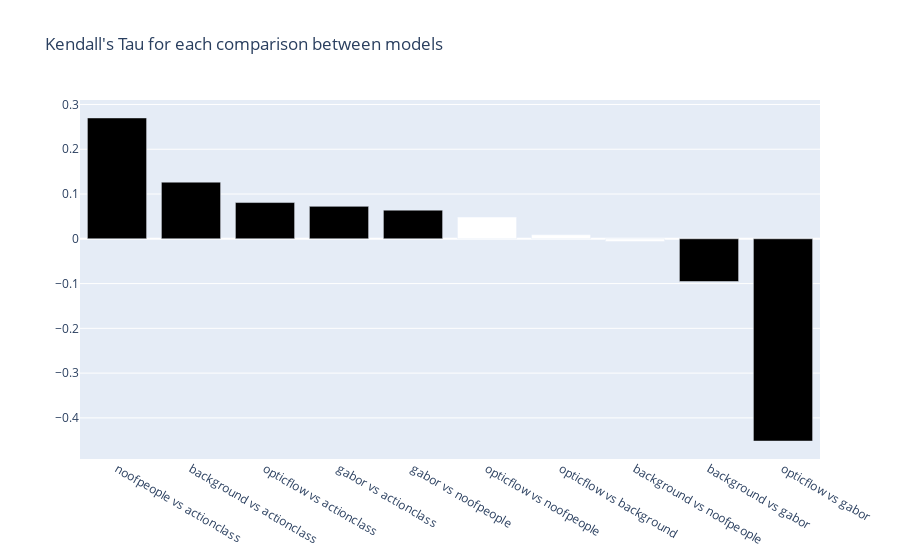

Write notebook code for a chart like this one.
### Code cell
import pandas as pd
import numpy as np
from scipy.spatial.distance import squareform
from scipy.stats import kendalltau
import plotly.graph_objects as go

# Initialize a DataFrame to store the results
df = pd.DataFrame(columns=['Comparison', 'Kendall\'s Tau', 'p-value'])

# Function to get the upper triangular part of a matrix
def get_upper_triangular(matrix):
    return squareform(matrix, checks=False)

# Calculate Kendall's Tau for each comparison
for i in range(len(models)):
    for j in range(i+1, len(models)):
        model1, model1_name = models[i], model_names[i]
        model2, model2_name = models[j], model_names[j]
        tau, p_value = kendalltau(get_upper_triangular(model1), get_upper_triangular(model2))
        df = df.append({
            'Comparison': f'{model1_name} vs {model2_name}',
            'Kendall\'s Tau': tau,
            'p-value': p_value
        }, ignore_index=True)

df = df.sort_values('Kendall\'s Tau', ascending=False)

fig = go.Figure(data=[
    go.Bar(
        name='Kendall\'s Tau',
        x=df['Comparison'],
        y=df['Kendall\'s Tau'],
        hovertext=df['p-value'].apply(lambda p: f"p-value: {'<0.001' if p < 0.001 else ('<0.01' if p < 0.01 else f'{p:.2f}')}")
,
        marker_color=df['p-value'].apply(lambda p: 'black' if p < 0.01 else 'white')
    )
])

fig.update_layout(barmode='group', title_text='Kendall\'s Tau for each comparison between models')

fig.show()

### Figure 1 — Plotly figure (JSON) as saved in the notebook; plotly's stock layout.template omitted (floating-point values rounded to 4 significant figures)
{"data": [{"hovertext": ["p-value: <0.001", "p-value: <0.001", "p-value: <0.001", "p-value: <0.001", "p-value: <0.01", "p-value: 0.02", "p-value: 0.65", "p-value: 0.80", "p-value: <0.001", "p-value: <0.001"], "marker": {"color": ["black", "black", "black", "black", "black", "white", "white", "white", "black", "black"]}, "name": "Kendall's Tau", "type": "bar", "x": ["noofpeople vs actionclass", "background vs actionclass", "opticflow vs actionclass", "gabor vs actionclass", "gabor vs noofpeople", "opticflow vs noofpeople", "opticflow vs background", "background vs noofpeople", "background vs gabor", "opticflow vs gabor"], "y": [0.2699, 0.1265, 0.08092, 0.07242, 0.06396, 0.04874, 0.009091, -0.006209, -0.09542, -0.4517]}], "layout": {"barmode": "group", "title": {"text": "Kendall's Tau for each comparison between models"}}}
